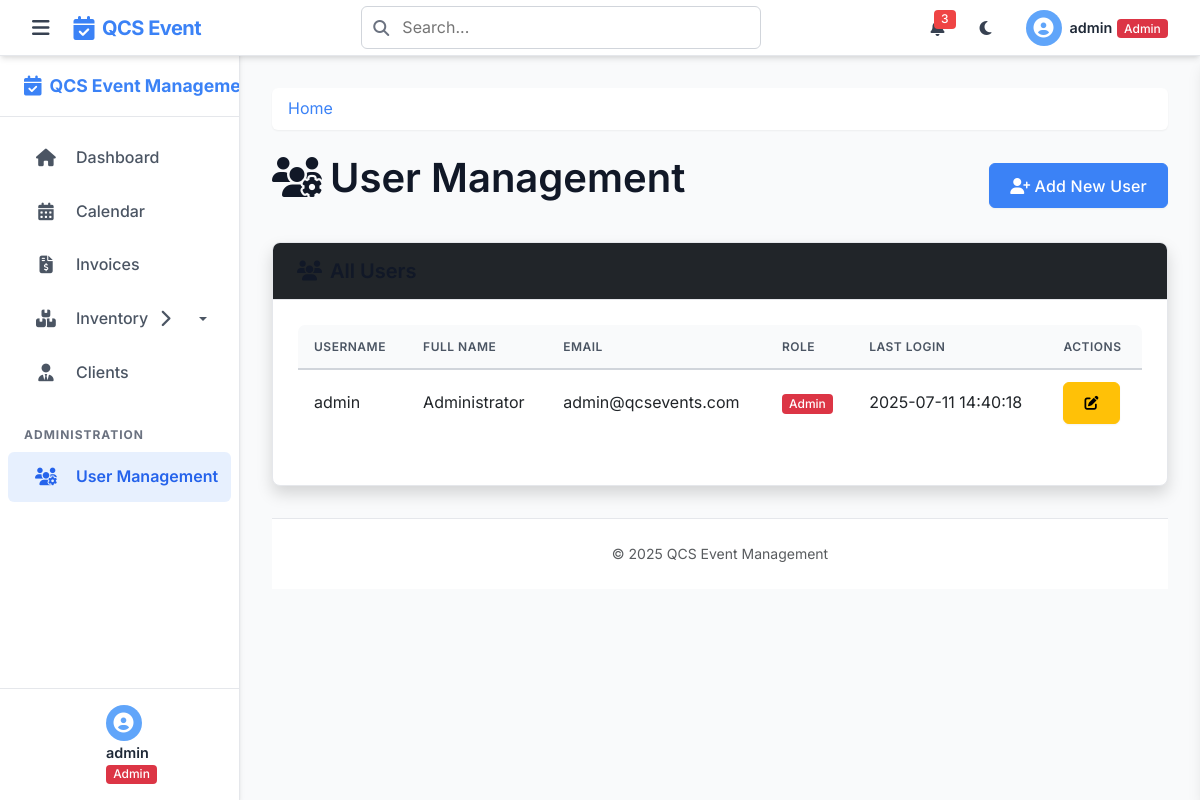
The page /users (signed in) on the database as committed earlier.
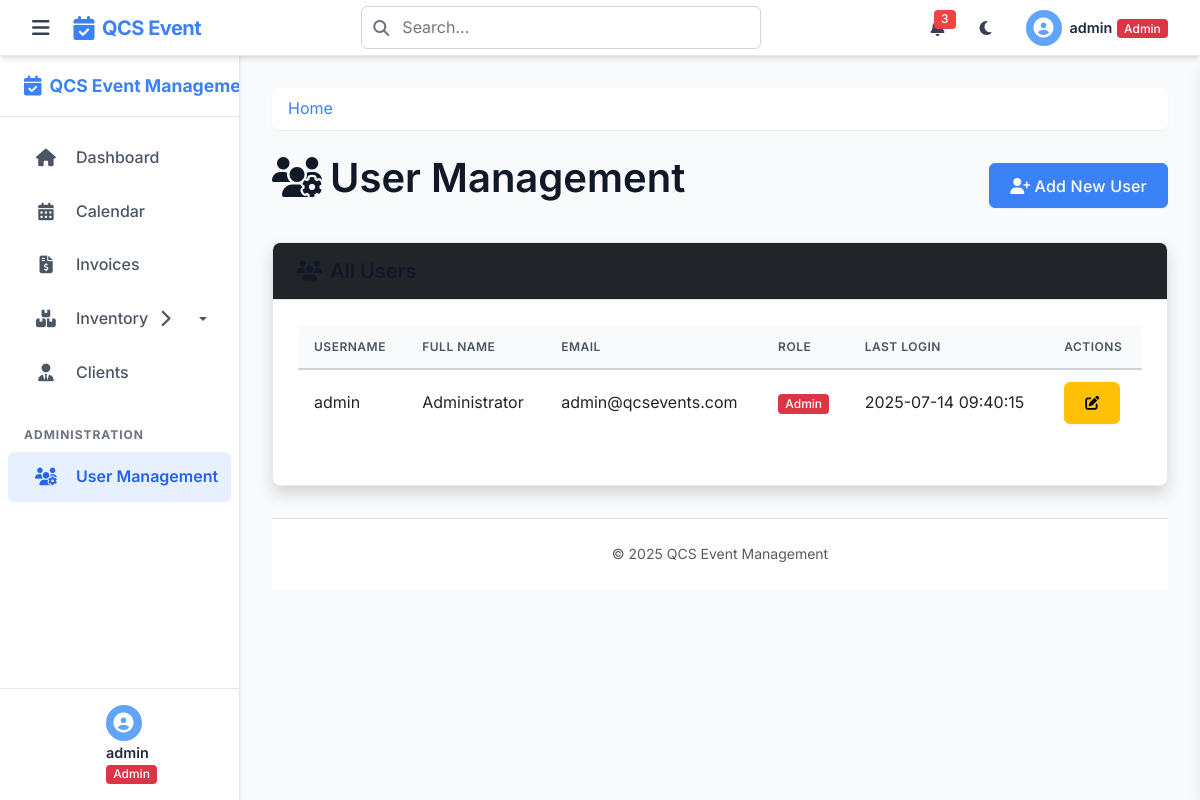
The same page on the database as committed later.
### tables this page shows
CREATE TABLE users (
    id INTEGER PRIMARY KEY AUTOINCREMENT,
    username TEXT NOT NULL UNIQUE,
    password_hash TEXT NOT NULL,
    email TEXT NOT NULL UNIQUE,
    full_name TEXT NOT NULL,
    role TEXT NOT NULL CHECK(role IN ('admin', 'staff', 'viewer')),
    created_at TEXT NOT NULL DEFAULT (datetime('now')),
    last_login TEXT
);

### app.py (the view)
@app.route('/users')
@login_required
@role_required('admin')
def users():
    db = get_db()
    all_users = db.execute('SELECT * FROM users ORDER BY username').fetchall()
    return render_template('users.html', users=all_users)

### app.py (called while the page is built)
@app.after_request
def add_security_headers(response):
    response.headers['X-Content-Type-Options'] = 'nosniff'
    response.headers['X-Frame-Options'] = 'DENY'
    response.headers['X-XSS-Protection'] = '1; mode=block'
    response.headers['Strict-Transport-Security'] = 'max-age=31536000; includeSubDomains'
    return response

### helpers.py (called while the page is built)
def get_db():
    if 'db' not in g:
        g.db = sqlite3.connect(
            current_app.config['DATABASE'],
            detect_types=sqlite3.PARSE_DECLTYPES
        )
        g.db.row_factory = sqlite3.Row
    return g.db

def login_required(f):
    @wraps(f)
    def decorated_function(*args, **kwargs):
        if 'user_id' not in session:
            if request.path.startswith('/api/') or request.is_json or request.headers.get('X-Requested-With') == 'XMLHttpRequest':
                return jsonify({'error': 'Authentication required'}), 401
            else:
                flash('Please log in first', 'warning')
                return redirect(url_for('login'))
        return f(*args, **kwargs)
    return decorated_function

### templates/users.html (shortened to what this page needs)
{% extends 'layout.html' %}
{% block content %}
<div class="d-flex justify-content-between align-items-center mb-4">
    <h1><i class="fas fa-users-cog me-2"></i>User Management</h1>
    <a href="{{ url_for('new_user') }}" class="btn btn-primary">
        <i class="fas fa-user-plus me-1"></i>Add New User
    </a>
</div>
<div class="card shadow">
    <div class="card-header bg-dark text-white">
        <h5 class="mb-0"><i class="fas fa-users me-2"></i>All Users</h5>
    </div>
    <div class="card-body">
        {% if users %}
        <div class="table-responsive">
            <table class="table table-hover">
                <thead>
                    <tr>
                        <th>Username</th>
                        <th>Full Name</th>
                        <th>Email</th>
                        <th>Role</th>
                        <th>Last Login</th>
                        <th>Actions</th>
                    </tr>
                </thead>
                <tbody>
                    {% for user in users %}
                    <tr>
                        <td>{{ user.username }}</td>
                        <td>{{ user.full_name }}</td>
                        <td>{{ user.email }}</td>
                        <td>
                            {% if user.role == 'admin' %}
                            <span class="badge bg-danger">Admin</span>
                            {% elif user.role == 'staff' %}
                            <span class="badge bg-success">Staff</span>
                            {% else %}
                            <span class="badge bg-info">Viewer</span>
                            {% endif %}
                        </td>
                        <td>
                            {% if user.last_login %}
                            {{ user.last_login }}
                            {% else %}
                            <span class="text-muted">Never</span>
                            {% endif %}
                        </td>
                        <td>
                            <div class="btn-group">
                                <a href="{{ url_for('edit_user', user_id=user.id) }}" class="btn btn-sm btn-warning">
                                    <i class="fas fa-edit"></i>
                                </a>
                            </div>
                        </td>
                    </tr>
                    {% endfor %}
                </tbody>
            </table>
        </div>
        {% else %}
        <div class="alert alert-info mb-0">
            <i class="fas fa-info-circle me-2"></i>No users found.
        </div>
        {% endif %}
    </div>
</div>
{% endblock %}

Rows that differ between the two databases and show on the page:
changed users "admin": last_login "2025-07-11 14:40:18" → "2025-07-14 09:40:15"
